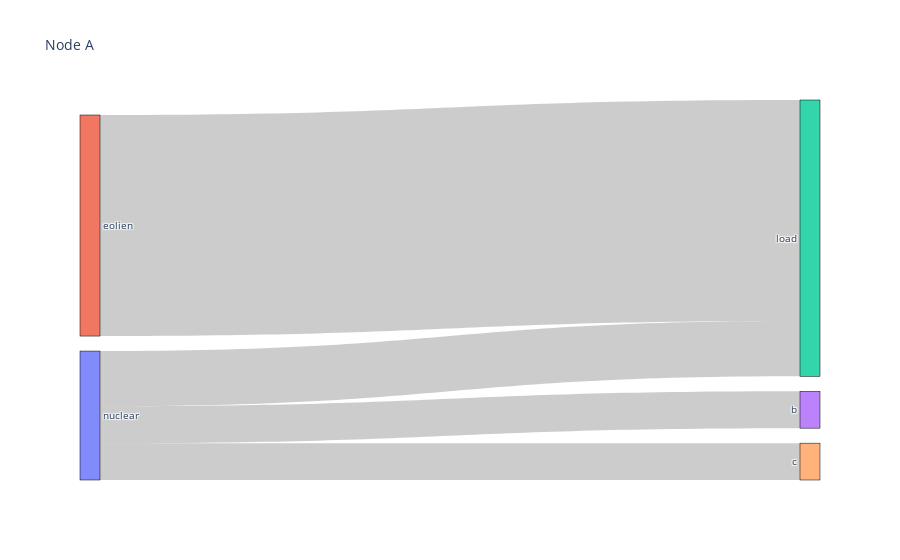

Notebook code cell kept with this figure:
### Code cell
print_node(res.nodes['a'])

### Figure 1 — Plotly figure (JSON) as saved in the notebook; plotly's stock layout.template omitted (floating-point values rounded to 4 significant figures)
{"data": [{"link": {"source": [0, 1, 0, 0], "target": [2, 2, 3, 4], "value": [3, 12, 2, 2]}, "node": {"label": ["nuclear", "eolien", "load", "b", "c"], "line": {"color": "black", "width": 0.5}, "pad": 15, "thickness": 20}, "type": "sankey"}], "layout": {"font": {"size": 10}, "title": {"text": "Node A"}}}
